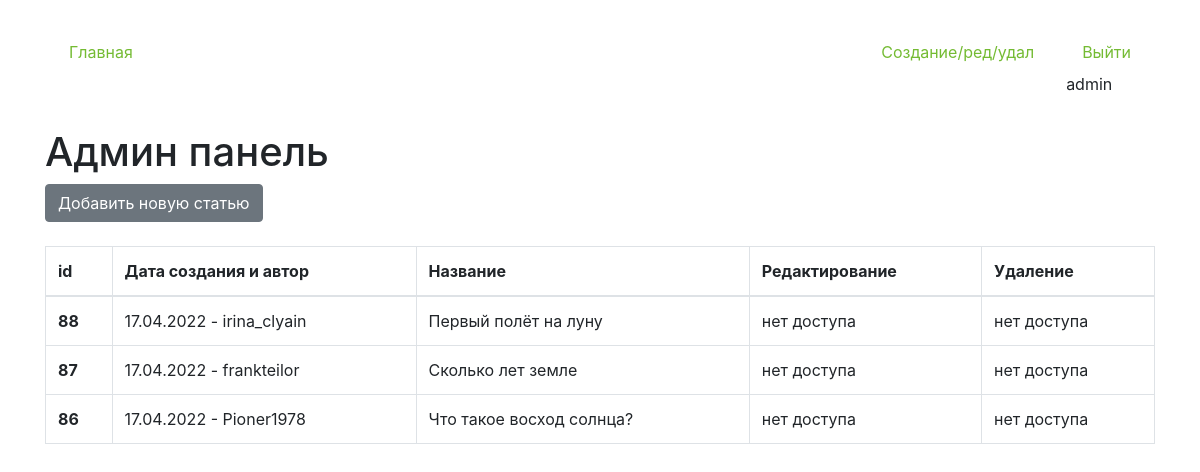
/edit-page (signed in), run on the app's committed database.
### core/models.py (models this page shows, shortened)
class Articles(models.Model):
    author = models.ForeignKey(User, on_delete = models.CASCADE, verbose_name='Владелец статьи', blank = True, null = True )
    create_date = models.DateTimeField(auto_now=True)
    name = models.CharField(max_length=200, verbose_name='Название')
    text = models.TextField(verbose_name='Текст')
    class Meta:
        verbose_name='Статью'
        verbose_name_plural='Статьи'

### core/views.py (the view, shortened to what this page needs)
# urls.py: path('edit-page', views.ArticleCreateView.as_view(), name='edit_page'),
class ArticleCreateView(LoginRequiredMixin, CustomSuccessMessageMixin, CreateView):
    login_url = reverse_lazy('login_page')
    model = Articles
    template_name = 'edit_page.html'
    form_class = ArticleForm
    success_url = reverse_lazy('edit_page')
    success_msg = 'Запись создана'
    def get_context_data(self,**kwargs):
        kwargs['list_articles'] = Articles.objects.all().order_by('-id')
        return super().get_context_data(**kwargs)

### core/templates/edit_page.html (shortened to what this page needs)
{% extends 'index.html' %}
{% block content %}
<h1 class="mt-4">Админ панель</h1>
<button type="button" class="btn btn-secondary" data-toggle="modal" data-target="#exampleModal">
    Добавить новую статью
</button>
{% if update %}
{% if success_update %}
<p style="color:red">Запись обновлена</p>
{% endif %}
<p class="mt-4">Страница редактирования</p>
<p><a href="{% url 'edit_page' %}">Вернуться назад</a></p>
<form id="update_data" method="post">
    {% csrf_token %}
    {{form}}
</form>
<button form="update_data" type="submit" class="btn btn-warning">Обновить</button>
{% else %}
<table class="table table-bordered mt-4">
    <thead>
    <tr>
        <th scope="col">id</th>
        <th scope="col">Дата создания и автор</th>
        <th scope="col">Название</th>
        <th scope="col">Редактирование</th>
        <th scope="col">Удаление</th>
    </tr>
    </thead>
    <tbody>
    {% for i in list_articles %}
<tr {% if i.id|slugify == request.GET.id %} style="background:red" {% endif %}>
    <th>{{i.id}}</th>
        <td>{{i.create_date|date:'d.m.Y'}} - {{i.author}}</td>
        <td>{{i.name}}</td>
        <td>
            {% if request.user == i.author %}
            <a href="{% url 'update_page' i.id %}">редактировать</a>
            {% else %}
            нет доступа
            {% endif %}
        </td>
        <td>
            {% if request.user == i.author %}
            <form id="delete_form{{i.id}}" action="{% url 'delete_page' i.id %}" method="post">{% csrf_token %}</form>
            <a href="javascript:void()" onclick="delete_question{{i.id}}()">удалить</a>
            <script>
              function delete_question{{i.id}}() {
                  if (confirm("Вы уверены")) {
                      document.getElementById('delete_form{{i.id}}').submit()
                  }
              }
            </script>
            {% else %}
            нет доступа
            {% endif %}
        </td>
    </tr>
    {% endfor %}
    </tbody>
</table>
{% endif %}
{% endblock %}

### core/templates/index.html (shortened to what this page needs)
{% load static %}
<!doctype html>
<html lang="en">
    <link type="text/css" href="{% static 'css/styles.css' %}" rel="stylesheet">
<head>
    <link rel="stylesheet" href="https://cdn.jsdelivr.net/npm/bootstrap@4.6.1/dist/css/bootstrap.min.css"
>
</head>
<body>
<div class="container mt-4">
    <ul class="nav nav-pills">
            <li class="nav-item mr-auto p-2">
                {% url 'home' as url_home %}
                <a class="nav-link {% if url_home == request.path %}reactive{% endif %}" href="{{url_home}}">Главная</a>
            </li>
            <li class="nav-item mr p-2">
                {% url 'edit_page' as url_edit_page %}
                <a class="nav-link {% if url_edit_page == request.path %}reactive{% endif %}" href="{{url_edit_page}}">Создание/ред/удал</a>
            </li>
            {% if request.user.is_authenticated %}
            <li class="nav-item p-2">
                {% url 'logout_page' as url_logout_page %}
                <a class="nav-link btn-warning" href="{{url_logout_page}}">Выйти</a>
                {{request.user}}
            </li>
        {% endif %}
    </ul>
    {% block content %}{% endblock %}
</div>
</body>
</html>

### static/css/styles.css (style rules this page uses)
.reactive { color: #fff; background-color: #757675; }
a:link { color: #74bb33; }

### data on the page
Articles: id "88", create_date "17.04.2022", author "irina_clyain", name "Первый полёт на луну", shows "нет доступа"
Articles: id "87", create_date "17.04.2022", author "frankteilor", name "Cколько лет земле", shows "нет доступа"
Articles: id "86", create_date "17.04.2022", author "Pioner1978", name "Что такое восход солнца?", shows "нет доступа"

### other printed values
{{ request.user }} "admin"
